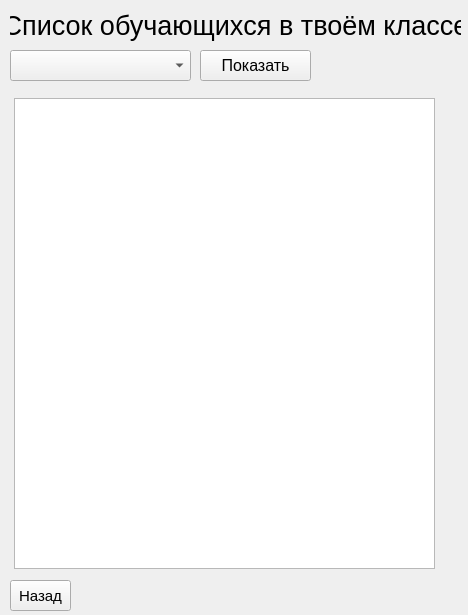
<?xml version="1.0" encoding="UTF-8"?>
<ui version="4.0">
 <class>Form</class>
 <widget class="QWidget" name="Form">
  <property name="geometry">
   <rect>
    <x>0</x>
    <y>0</y>
    <width>468</width>
    <height>615</height>
   </rect>
  </property>
  <property name="windowTitle">
   <string>Список учеников</string>
  </property>
  <widget class="QLabel" name="Title">
   <property name="geometry">
    <rect>
     <x>10</x>
     <y>10</y>
     <width>451</width>
     <height>31</height>
    </rect>
   </property>
   <property name="font">
    <font>
     <pointsize>20</pointsize>
    </font>
   </property>
   <property name="text">
    <string>Список обучающиxся в твоём классе</string>
   </property>
   <property name="alignment">
    <set>Qt::AlignCenter</set>
   </property>
  </widget>
  <widget class="QTableWidget" name="table">
   <property name="geometry">
    <rect>
     <x>14</x>
     <y>98</y>
     <width>421</width>
     <height>471</height>
    </rect>
   </property>
  </widget>
  <widget class="QPushButton" name="Exit">
   <property name="geometry">
    <rect>
     <x>10</x>
     <y>580</y>
     <width>61</width>
     <height>31</height>
    </rect>
   </property>
   <property name="maximumSize">
    <size>
     <width>111</width>
     <height>16777215</height>
    </size>
   </property>
   <property name="font">
    <font>
     <pointsize>11</pointsize>
    </font>
   </property>
   <property name="text">
    <string>Назад</string>
   </property>
  </widget>
  <widget class="QLabel" name="label">
   <property name="enabled">
    <bool>true</bool>
   </property>
   <property name="geometry">
    <rect>
     <x>20</x>
     <y>100</y>
     <width>411</width>
     <height>461</height>
    </rect>
   </property>
   <property name="font">
    <font>
     <pointsize>20</pointsize>
    </font>
   </property>
   <property name="text">
    <string/>
   </property>
   <property name="alignment">
    <set>Qt::AlignCenter</set>
   </property>
  </widget>
  <widget class="QPushButton" name="Sort">
   <property name="geometry">
    <rect>
     <x>200</x>
     <y>50</y>
     <width>111</width>
     <height>31</height>
    </rect>
   </property>
   <property name="font">
    <font>
     <pointsize>12</pointsize>
    </font>
   </property>
   <property name="text">
    <string>Показать</string>
   </property>
  </widget>
  <widget class="QComboBox" name="comboBox">
   <property name="geometry">
    <rect>
     <x>10</x>
     <y>50</y>
     <width>181</width>
     <height>31</height>
    </rect>
   </property>
  </widget>
 </widget>
 <resources/>
 <connections/>
</ui>
